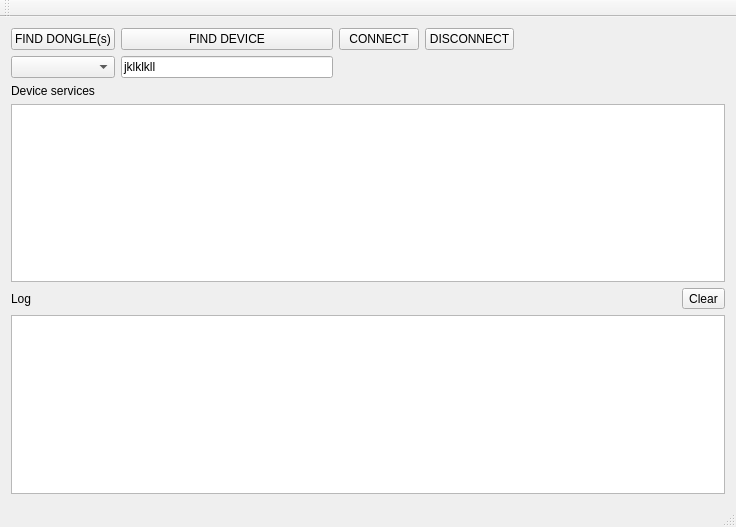
<?xml version="1.0" encoding="UTF-8"?>
<ui version="4.0">
 <class>BLEWindow</class>
 <widget class="QMainWindow" name="BLEWindow">
  <property name="geometry">
   <rect>
    <x>0</x>
    <y>0</y>
    <width>736</width>
    <height>527</height>
   </rect>
  </property>
  <property name="windowTitle">
   <string>BLEWindow</string>
  </property>
  <widget class="QWidget" name="centralWidget">
   <layout class="QVBoxLayout" name="verticalLayout">
    <item>
     <layout class="QHBoxLayout" name="horizontalLayout">
      <item>
       <layout class="QVBoxLayout" name="verticalLayout_3">
        <item>
         <widget class="QPushButton" name="pb_find_dongle">
          <property name="text">
           <string>FIND DONGLE(s)</string>
          </property>
         </widget>
        </item>
        <item>
         <widget class="QComboBox" name="cb_coms"/>
        </item>
       </layout>
      </item>
      <item>
       <layout class="QVBoxLayout" name="verticalLayout_4">
        <item>
         <widget class="QPushButton" name="pb_find_device">
          <property name="text">
           <string>FIND DEVICE</string>
          </property>
         </widget>
        </item>
        <item>
         <widget class="QLineEdit" name="lineEdit">
          <property name="text">
           <string>jklklkll</string>
          </property>
         </widget>
        </item>
       </layout>
      </item>
      <item>
       <layout class="QVBoxLayout" name="verticalLayout_5">
        <item>
         <widget class="QPushButton" name="pb_connect">
          <property name="text">
           <string>CONNECT</string>
          </property>
         </widget>
        </item>
        <item>
         <spacer name="verticalSpacer">
          <property name="orientation">
           <enum>Qt::Vertical</enum>
          </property>
          <property name="sizeHint" stdset="0">
           <size>
            <width>72</width>
            <height>13</height>
           </size>
          </property>
         </spacer>
        </item>
       </layout>
      </item>
      <item>
       <layout class="QVBoxLayout" name="verticalLayout_6">
        <item>
         <widget class="QPushButton" name="pb_disconnect">
          <property name="text">
           <string>DISCONNECT</string>
          </property>
         </widget>
        </item>
        <item>
         <spacer name="verticalSpacer_2">
          <property name="orientation">
           <enum>Qt::Vertical</enum>
          </property>
          <property name="sizeHint" stdset="0">
           <size>
            <width>20</width>
            <height>40</height>
           </size>
          </property>
         </spacer>
        </item>
       </layout>
      </item>
      <item>
       <spacer name="horizontalSpacer">
        <property name="orientation">
         <enum>Qt::Horizontal</enum>
        </property>
        <property name="sizeHint" stdset="0">
         <size>
          <width>40</width>
          <height>20</height>
         </size>
        </property>
       </spacer>
      </item>
     </layout>
    </item>
    <item>
     <layout class="QVBoxLayout" name="verticalLayout_2">
      <item>
       <widget class="QLabel" name="label_2">
        <property name="text">
         <string>Device services</string>
        </property>
       </widget>
      </item>
      <item>
       <widget class="QTextEdit" name="te_log_2"/>
      </item>
     </layout>
    </item>
    <item>
     <layout class="QHBoxLayout" name="horizontalLayout_2">
      <item>
       <widget class="QLabel" name="label">
        <property name="text">
         <string>Log</string>
        </property>
       </widget>
      </item>
      <item>
       <spacer name="horizontalSpacer_2">
        <property name="orientation">
         <enum>Qt::Horizontal</enum>
        </property>
        <property name="sizeHint" stdset="0">
         <size>
          <width>40</width>
          <height>20</height>
         </size>
        </property>
       </spacer>
      </item>
      <item>
       <widget class="QToolButton" name="tb_clearlog">
        <property name="text">
         <string>Clear</string>
        </property>
       </widget>
      </item>
     </layout>
    </item>
    <item>
     <widget class="QTextEdit" name="te_log"/>
    </item>
   </layout>
  </widget>
  <widget class="QToolBar" name="mainToolBar">
   <attribute name="toolBarArea">
    <enum>TopToolBarArea</enum>
   </attribute>
   <attribute name="toolBarBreak">
    <bool>false</bool>
   </attribute>
  </widget>
  <widget class="QStatusBar" name="statusBar"/>
 </widget>
 <layoutdefault spacing="6" margin="11"/>
 <resources/>
 <connections/>
</ui>
